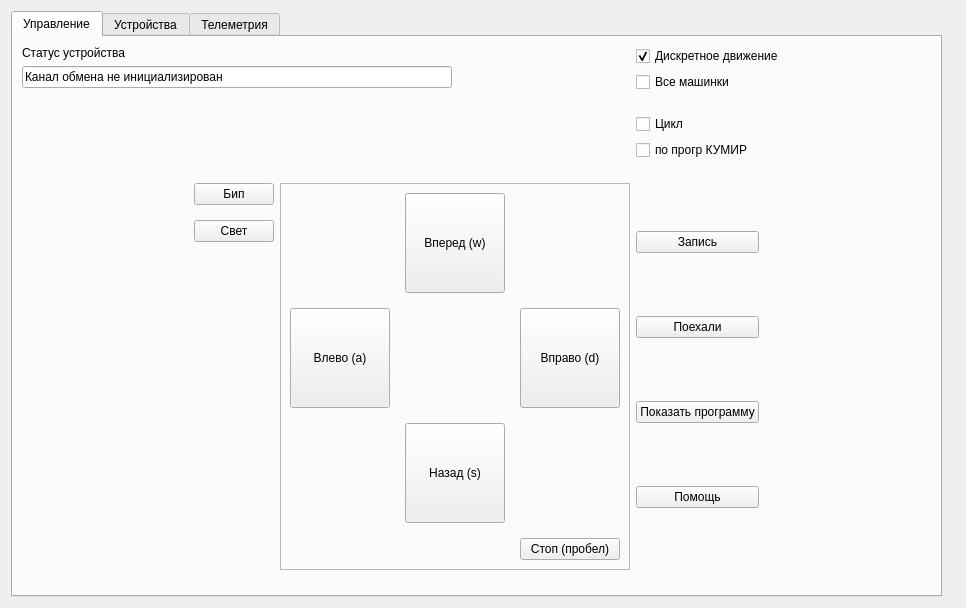
<?xml version="1.0" encoding="UTF-8"?>
<ui version="4.0">
 <class>BaseMode</class>
 <widget class="QWidget" name="BaseMode">
  <property name="geometry">
   <rect>
    <x>0</x>
    <y>0</y>
    <width>966</width>
    <height>608</height>
   </rect>
  </property>
  <property name="windowTitle">
   <string>Form</string>
  </property>
  <layout class="QHBoxLayout" name="horizontalLayout">
   <item>
    <widget class="QTabWidget" name="tabWidget">
     <property name="currentIndex">
      <number>0</number>
     </property>
     <widget class="QWidget" name="tab">
      <attribute name="title">
       <string>Управление</string>
      </attribute>
      <layout class="QGridLayout" name="gridLayout">
       <item row="1" column="4">
        <spacer name="verticalSpacer_4">
         <property name="orientation">
          <enum>Qt::Vertical</enum>
         </property>
         <property name="sizeHint" stdset="0">
          <size>
           <width>20</width>
           <height>40</height>
          </size>
         </property>
        </spacer>
       </item>
       <item row="0" column="4" colspan="2">
        <layout class="QVBoxLayout" name="verticalLayout_2">
         <item>
          <widget class="QCheckBox" name="checkDiskr">
           <property name="text">
            <string>Дискретное движение</string>
           </property>
           <property name="checked">
            <bool>true</bool>
           </property>
          </widget>
         </item>
         <item>
          <widget class="QCheckBox" name="checkAll">
           <property name="text">
            <string>Все машинки</string>
           </property>
          </widget>
         </item>
         <item>
          <spacer name="verticalSpacer">
           <property name="orientation">
            <enum>Qt::Vertical</enum>
           </property>
           <property name="sizeHint" stdset="0">
            <size>
             <width>20</width>
             <height>40</height>
            </size>
           </property>
          </spacer>
         </item>
         <item>
          <widget class="QCheckBox" name="checkCicl">
           <property name="text">
            <string>Цикл</string>
           </property>
          </widget>
         </item>
         <item>
          <widget class="QCheckBox" name="checkKumir">
           <property name="text">
            <string>по прогр КУМИР</string>
           </property>
          </widget>
         </item>
        </layout>
       </item>
       <item row="2" column="5">
        <spacer name="horizontalSpacer_2">
         <property name="orientation">
          <enum>Qt::Horizontal</enum>
         </property>
         <property name="sizeHint" stdset="0">
          <size>
           <width>40</width>
           <height>20</height>
          </size>
         </property>
        </spacer>
       </item>
       <item row="2" column="1">
        <layout class="QVBoxLayout" name="verticalLayout_7">
         <property name="spacing">
          <number>15</number>
         </property>
         <item>
          <widget class="QPushButton" name="BBell">
           <property name="sizePolicy">
            <sizepolicy hsizetype="Fixed" vsizetype="Fixed">
             <horstretch>0</horstretch>
             <verstretch>0</verstretch>
            </sizepolicy>
           </property>
           <property name="text">
            <string>Бип</string>
           </property>
          </widget>
         </item>
         <item>
          <widget class="QPushButton" name="BLight">
           <property name="sizePolicy">
            <sizepolicy hsizetype="Fixed" vsizetype="Fixed">
             <horstretch>0</horstretch>
             <verstretch>0</verstretch>
            </sizepolicy>
           </property>
           <property name="text">
            <string>Свет</string>
           </property>
          </widget>
         </item>
         <item>
          <spacer name="verticalSpacer_3">
           <property name="orientation">
            <enum>Qt::Vertical</enum>
           </property>
           <property name="sizeHint" stdset="0">
            <size>
             <width>20</width>
             <height>40</height>
            </size>
           </property>
          </spacer>
         </item>
        </layout>
       </item>
       <item row="5" column="3">
        <spacer name="verticalSpacer_5">
         <property name="orientation">
          <enum>Qt::Vertical</enum>
         </property>
         <property name="sizeHint" stdset="0">
          <size>
           <width>20</width>
           <height>40</height>
          </size>
         </property>
        </spacer>
       </item>
       <item row="2" column="4">
        <layout class="QVBoxLayout" name="verticalLayout_9">
         <property name="spacing">
          <number>15</number>
         </property>
         <item>
          <widget class="QPushButton" name="BRec">
           <property name="enabled">
            <bool>true</bool>
           </property>
           <property name="text">
            <string>Запись</string>
           </property>
           <property name="checkable">
            <bool>true</bool>
           </property>
          </widget>
         </item>
         <item>
          <widget class="QPushButton" name="BPlay">
           <property name="text">
            <string>Поехали</string>
           </property>
           <property name="checkable">
            <bool>true</bool>
           </property>
          </widget>
         </item>
         <item>
          <widget class="QPushButton" name="BProgr">
           <property name="text">
            <string>Показать программу</string>
           </property>
          </widget>
         </item>
         <item>
          <widget class="QPushButton" name="BHelp">
           <property name="sizePolicy">
            <sizepolicy hsizetype="Minimum" vsizetype="Fixed">
             <horstretch>0</horstretch>
             <verstretch>0</verstretch>
            </sizepolicy>
           </property>
           <property name="text">
            <string>Помощь</string>
           </property>
          </widget>
         </item>
        </layout>
       </item>
       <item row="2" column="0">
        <spacer name="horizontalSpacer">
         <property name="orientation">
          <enum>Qt::Horizontal</enum>
         </property>
         <property name="sizeHint" stdset="0">
          <size>
           <width>40</width>
           <height>20</height>
          </size>
         </property>
        </spacer>
       </item>
       <item row="0" column="0" colspan="3">
        <layout class="QVBoxLayout" name="verticalLayout">
         <item>
          <widget class="QLabel" name="label">
           <property name="text">
            <string>Статус устройства</string>
           </property>
          </widget>
         </item>
         <item>
          <widget class="QLineEdit" name="LStatus">
           <property name="text">
            <string>Канал обмена не инициализирован</string>
           </property>
          </widget>
         </item>
         <item>
          <spacer name="verticalSpacer_2">
           <property name="orientation">
            <enum>Qt::Vertical</enum>
           </property>
           <property name="sizeHint" stdset="0">
            <size>
             <width>20</width>
             <height>40</height>
            </size>
           </property>
          </spacer>
         </item>
        </layout>
       </item>
       <item row="2" column="2" rowspan="3" colspan="2">
        <widget class="QFrame" name="frame">
         <property name="sizePolicy">
          <sizepolicy hsizetype="Fixed" vsizetype="Fixed">
           <horstretch>0</horstretch>
           <verstretch>0</verstretch>
          </sizepolicy>
         </property>
         <property name="frameShape">
          <enum>QFrame::StyledPanel</enum>
         </property>
         <property name="frameShadow">
          <enum>QFrame::Raised</enum>
         </property>
         <layout class="QGridLayout" name="gridLayout_2">
          <property name="spacing">
           <number>15</number>
          </property>
          <item row="2" column="2">
           <widget class="QPushButton" name="BDown">
            <property name="sizePolicy">
             <sizepolicy hsizetype="Fixed" vsizetype="Fixed">
              <horstretch>0</horstretch>
              <verstretch>0</verstretch>
             </sizepolicy>
            </property>
            <property name="minimumSize">
             <size>
              <width>100</width>
              <height>100</height>
             </size>
            </property>
            <property name="text">
             <string>Назад (s)</string>
            </property>
           </widget>
          </item>
          <item row="1" column="0">
           <widget class="QPushButton" name="BLeft">
            <property name="sizePolicy">
             <sizepolicy hsizetype="Fixed" vsizetype="Fixed">
              <horstretch>0</horstretch>
              <verstretch>0</verstretch>
             </sizepolicy>
            </property>
            <property name="minimumSize">
             <size>
              <width>100</width>
              <height>100</height>
             </size>
            </property>
            <property name="text">
             <string>Влево (a)</string>
            </property>
           </widget>
          </item>
          <item row="3" column="4">
           <widget class="QPushButton" name="BStop">
            <property name="sizePolicy">
             <sizepolicy hsizetype="Preferred" vsizetype="Fixed">
              <horstretch>0</horstretch>
              <verstretch>0</verstretch>
             </sizepolicy>
            </property>
            <property name="minimumSize">
             <size>
              <width>100</width>
              <height>0</height>
             </size>
            </property>
            <property name="text">
             <string>Стоп (пробел)</string>
            </property>
            <property name="checkable">
             <bool>false</bool>
            </property>
           </widget>
          </item>
          <item row="0" column="2">
           <widget class="QPushButton" name="BUp">
            <property name="enabled">
             <bool>true</bool>
            </property>
            <property name="sizePolicy">
             <sizepolicy hsizetype="Fixed" vsizetype="Fixed">
              <horstretch>0</horstretch>
              <verstretch>0</verstretch>
             </sizepolicy>
            </property>
            <property name="minimumSize">
             <size>
              <width>100</width>
              <height>100</height>
             </size>
            </property>
            <property name="text">
             <string>Вперед (w)</string>
            </property>
           </widget>
          </item>
          <item row="1" column="4">
           <widget class="QPushButton" name="BRight">
            <property name="sizePolicy">
             <sizepolicy hsizetype="Fixed" vsizetype="Fixed">
              <horstretch>0</horstretch>
              <verstretch>0</verstretch>
             </sizepolicy>
            </property>
            <property name="minimumSize">
             <size>
              <width>100</width>
              <height>100</height>
             </size>
            </property>
            <property name="text">
             <string>Вправо (d)</string>
            </property>
           </widget>
          </item>
         </layout>
        </widget>
       </item>
      </layout>
     </widget>
     <widget class="QWidget" name="tab_2">
      <attribute name="title">
       <string>Устройства</string>
      </attribute>
      <layout class="QGridLayout" name="gridLayout_3">
       <item row="1" column="0" rowspan="7">
        <widget class="QListWidget" name="listVibr">
         <property name="sizePolicy">
          <sizepolicy hsizetype="Fixed" vsizetype="Expanding">
           <horstretch>0</horstretch>
           <verstretch>0</verstretch>
          </sizepolicy>
         </property>
         <property name="minimumSize">
          <size>
           <width>21</width>
           <height>0</height>
          </size>
         </property>
         <property name="maximumSize">
          <size>
           <width>21</width>
           <height>16777215</height>
          </size>
         </property>
         <property name="selectionMode">
          <enum>QAbstractItemView::MultiSelection</enum>
         </property>
        </widget>
       </item>
       <item row="8" column="1">
        <widget class="QPushButton" name="BUpdate">
         <property name="text">
          <string>Обновить</string>
         </property>
        </widget>
       </item>
       <item row="1" column="3">
        <spacer name="verticalSpacer_6">
         <property name="orientation">
          <enum>Qt::Vertical</enum>
         </property>
         <property name="sizeHint" stdset="0">
          <size>
           <width>20</width>
           <height>40</height>
          </size>
         </property>
        </spacer>
       </item>
       <item row="2" column="3">
        <layout class="QHBoxLayout" name="horizontalLayout_2">
         <item>
          <widget class="QLabel" name="label_3">
           <property name="sizePolicy">
            <sizepolicy hsizetype="Preferred" vsizetype="Fixed">
             <horstretch>0</horstretch>
             <verstretch>0</verstretch>
            </sizepolicy>
           </property>
           <property name="text">
            <string>Группа
контроллера:</string>
           </property>
          </widget>
         </item>
         <item>
          <widget class="QLabel" name="LGroupKontr">
           <property name="sizePolicy">
            <sizepolicy hsizetype="Preferred" vsizetype="Fixed">
             <horstretch>0</horstretch>
             <verstretch>0</verstretch>
            </sizepolicy>
           </property>
           <property name="text">
            <string>0</string>
           </property>
          </widget>
         </item>
        </layout>
       </item>
       <item row="1" column="1" rowspan="7" colspan="2">
        <widget class="QListWidget" name="listV">
         <property name="minimumSize">
          <size>
           <width>311</width>
           <height>0</height>
          </size>
         </property>
         <property name="editTriggers">
          <set>QAbstractItemView::NoEditTriggers</set>
         </property>
         <property name="showDropIndicator" stdset="0">
          <bool>false</bool>
         </property>
         <property name="selectionMode">
          <enum>QAbstractItemView::MultiSelection</enum>
         </property>
         <property name="selectionRectVisible">
          <bool>false</bool>
         </property>
        </widget>
       </item>
       <item row="6" column="3">
        <widget class="QPushButton" name="BPanId">
         <property name="text">
          <string>Сменить группу
 устройства</string>
         </property>
        </widget>
       </item>
       <item row="8" column="2">
        <widget class="QPushButton" name="BWakeUp">
         <property name="sizePolicy">
          <sizepolicy hsizetype="Minimum" vsizetype="Fixed">
           <horstretch>0</horstretch>
           <verstretch>0</verstretch>
          </sizepolicy>
         </property>
         <property name="text">
          <string>Разбудить</string>
         </property>
        </widget>
       </item>
       <item row="0" column="0" colspan="4">
        <widget class="QLabel" name="label_2">
         <property name="sizePolicy">
          <sizepolicy hsizetype="Expanding" vsizetype="Fixed">
           <horstretch>0</horstretch>
           <verstretch>0</verstretch>
          </sizepolicy>
         </property>
         <property name="text">
          <string>Список активных устройств</string>
         </property>
        </widget>
       </item>
       <item row="4" column="3">
        <widget class="QPushButton" name="BPanIdContr">
         <property name="text">
          <string>Сменить группу
 контроллера</string>
         </property>
        </widget>
       </item>
       <item row="7" column="3">
        <spacer name="verticalSpacer_7">
         <property name="orientation">
          <enum>Qt::Vertical</enum>
         </property>
         <property name="sizeHint" stdset="0">
          <size>
           <width>20</width>
           <height>40</height>
          </size>
         </property>
        </spacer>
       </item>
       <item row="5" column="3">
        <spacer name="verticalSpacer_8">
         <property name="orientation">
          <enum>Qt::Vertical</enum>
         </property>
         <property name="sizeHint" stdset="0">
          <size>
           <width>20</width>
           <height>40</height>
          </size>
         </property>
        </spacer>
       </item>
       <item row="3" column="3">
        <spacer name="verticalSpacer_9">
         <property name="orientation">
          <enum>Qt::Vertical</enum>
         </property>
         <property name="sizeHint" stdset="0">
          <size>
           <width>20</width>
           <height>40</height>
          </size>
         </property>
        </spacer>
       </item>
      </layout>
     </widget>
     <widget class="QWidget" name="tab_3">
      <attribute name="title">
       <string>Телеметрия</string>
      </attribute>
      <layout class="QGridLayout" name="gridLayout_4">
       <item row="0" column="0" colspan="3">
        <widget class="QLabel" name="LRegGrph">
         <property name="sizePolicy">
          <sizepolicy hsizetype="Expanding" vsizetype="Fixed">
           <horstretch>0</horstretch>
           <verstretch>0</verstretch>
          </sizepolicy>
         </property>
         <property name="text">
          <string>Режим:</string>
         </property>
        </widget>
       </item>
       <item row="2" column="0">
        <widget class="QPushButton" name="BGraph">
         <property name="text">
          <string>График</string>
         </property>
         <property name="checkable">
          <bool>false</bool>
         </property>
        </widget>
       </item>
       <item row="6" column="0">
        <spacer name="verticalSpacer_11">
         <property name="orientation">
          <enum>Qt::Vertical</enum>
         </property>
         <property name="sizeHint" stdset="0">
          <size>
           <width>20</width>
           <height>40</height>
          </size>
         </property>
        </spacer>
       </item>
       <item row="7" column="1">
        <widget class="QPushButton" name="BTemp_D">
         <property name="text">
          <string>Задымленность</string>
         </property>
         <property name="checkable">
          <bool>true</bool>
         </property>
         <property name="autoDefault">
          <bool>true</bool>
         </property>
         <property name="flat">
          <bool>false</bool>
         </property>
        </widget>
       </item>
       <item row="1" column="0">
        <widget class="QPushButton" name="BTemp">
         <property name="text">
          <string>Температура</string>
         </property>
         <property name="checkable">
          <bool>true</bool>
         </property>
         <property name="autoDefault">
          <bool>true</bool>
         </property>
         <property name="flat">
          <bool>false</bool>
         </property>
        </widget>
       </item>
       <item row="7" column="0">
        <widget class="QPushButton" name="BGraph_O">
         <property name="enabled">
          <bool>true</bool>
         </property>
         <property name="text">
          <string>График</string>
         </property>
         <property name="checkable">
          <bool>false</bool>
         </property>
        </widget>
       </item>
       <item row="5" column="1">
        <widget class="QPushButton" name="BParam">
         <property name="text">
          <string>Параметры</string>
         </property>
         <property name="checkable">
          <bool>true</bool>
         </property>
         <property name="autoDefault">
          <bool>true</bool>
         </property>
         <property name="flat">
          <bool>false</bool>
         </property>
        </widget>
       </item>
       <item row="8" column="2">
        <widget class="QPushButton" name="BGraph_E">
         <property name="text">
          <string>График</string>
         </property>
         <property name="checkable">
          <bool>false</bool>
         </property>
        </widget>
       </item>
       <item row="8" column="1">
        <widget class="QPushButton" name="BGraph_D">
         <property name="text">
          <string>График</string>
         </property>
         <property name="checkable">
          <bool>false</bool>
         </property>
        </widget>
       </item>
       <item row="5" column="0">
        <widget class="QPushButton" name="BRezult">
         <property name="text">
          <string>Результаты</string>
         </property>
        </widget>
       </item>
       <item row="7" column="2">
        <widget class="QPushButton" name="BTemp_E">
         <property name="text">
          <string>Заряд бат</string>
         </property>
         <property name="checkable">
          <bool>true</bool>
         </property>
         <property name="autoDefault">
          <bool>true</bool>
         </property>
         <property name="flat">
          <bool>false</bool>
         </property>
        </widget>
       </item>
       <item row="3" column="0">
        <spacer name="verticalSpacer_10">
         <property name="orientation">
          <enum>Qt::Vertical</enum>
         </property>
         <property name="sizeHint" stdset="0">
          <size>
           <width>20</width>
           <height>40</height>
          </size>
         </property>
        </spacer>
       </item>
      </layout>
     </widget>
    </widget>
   </item>
   <item>
    <widget class="QLabel" name="logo">
     <property name="sizePolicy">
      <sizepolicy hsizetype="Fixed" vsizetype="Fixed">
       <horstretch>0</horstretch>
       <verstretch>0</verstretch>
      </sizepolicy>
     </property>
     <property name="text">
      <string/>
     </property>
     <property name="pixmap">
      <pixmap resource="../res.qrc">:/image/image/umki_logo_m.png</pixmap>
     </property>
    </widget>
   </item>
  </layout>
 </widget>
 <resources>
  <include location="../res.qrc"/>
 </resources>
 <connections/>
</ui>
